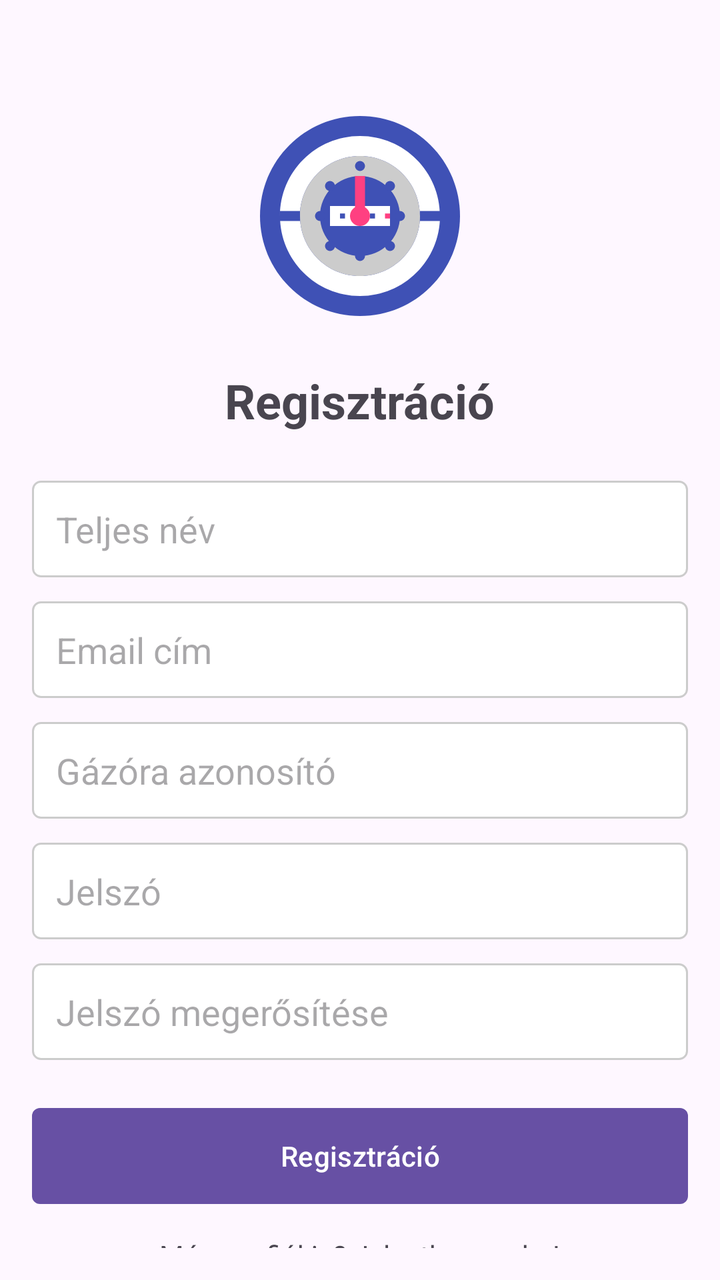
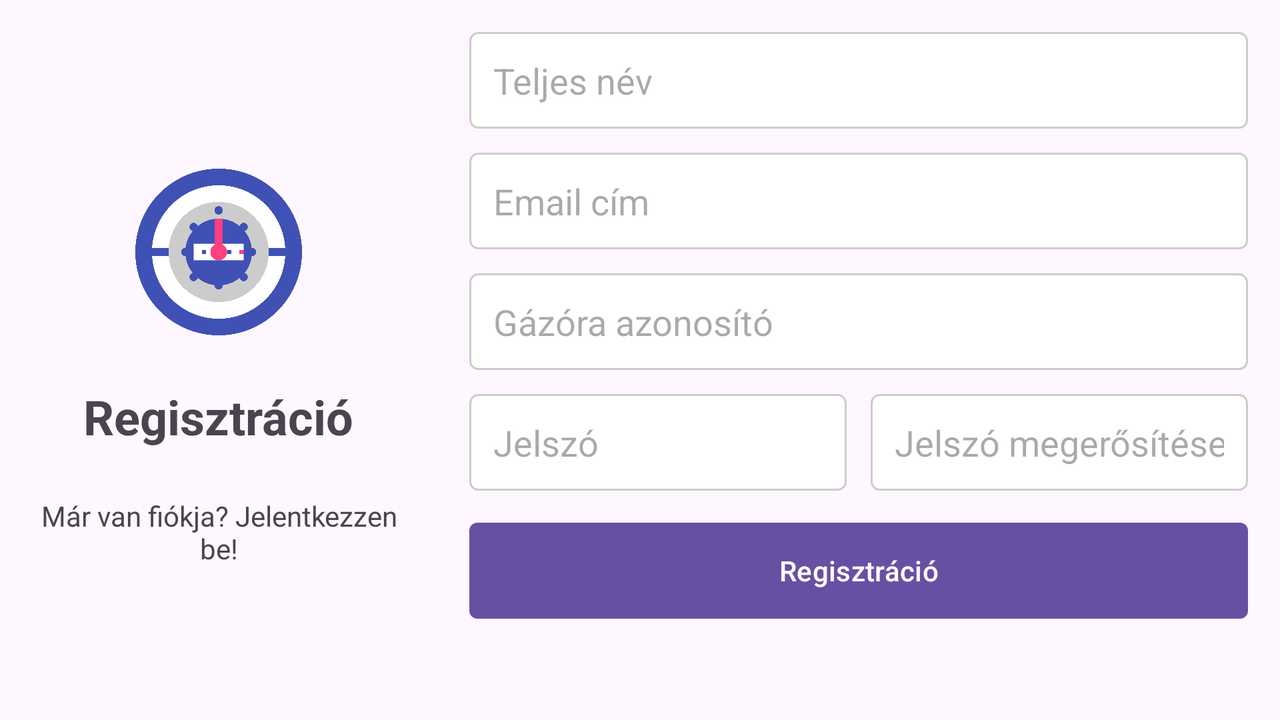

Two renders of one Android screen. The first uses the default layout on a phone; the second uses the alternative layout the repository ships for a different screen configuration, on a matching device. The two XML files are below.
<!-- AndroidManifest.xml: application theme Theme.GazoraBejelentes -->
<!-- res/layout/activity_register.xml -->
<?xml version="1.0" encoding="utf-8"?>
<RelativeLayout xmlns:android="http://schemas.android.com/apk/res/android"
    xmlns:tools="http://schemas.android.com/tools"
    android:layout_width="match_parent"
    android:layout_height="match_parent"
    android:padding="16dp"
    tools:context=".RegisterActivity">

    <ImageView
        android:id="@+id/logo"
        android:layout_width="120dp"
        android:layout_height="120dp"
        android:layout_centerHorizontal="true"
        android:layout_marginTop="32dp"
        android:contentDescription="@string/app_logo"
        android:src="@drawable/ic_logo" />

    <TextView
        android:id="@+id/tvRegisterTitle"
        android:layout_width="wrap_content"
        android:layout_height="wrap_content"
        android:layout_below="@id/logo"
        android:layout_centerHorizontal="true"
        android:layout_marginTop="16dp"
        android:text="@string/register"
        android:textSize="24sp"
        android:textStyle="bold" />

    <EditText
        android:id="@+id/etFullName"
        android:layout_width="match_parent"
        android:layout_height="wrap_content"
        android:layout_below="@id/tvRegisterTitle"
        android:layout_marginTop="24dp"
        android:background="@drawable/edit_text_background"
        android:hint="@string/full_name"
        android:inputType="textPersonName"
        android:padding="12dp" />

    <EditText
        android:id="@+id/etEmail"
        android:layout_width="match_parent"
        android:layout_height="wrap_content"
        android:layout_below="@id/etFullName"
        android:layout_marginTop="12dp"
        android:background="@drawable/edit_text_background"
        android:hint="@string/email"
        android:inputType="textEmailAddress"
        android:padding="12dp" />

    <EditText
        android:id="@+id/etMeterNumber"
        android:layout_width="match_parent"
        android:layout_height="wrap_content"
        android:layout_below="@id/etEmail"
        android:layout_marginTop="12dp"
        android:background="@drawable/edit_text_background"
        android:hint="@string/meter_number"
        android:inputType="text"
        android:padding="12dp" />

    <EditText
        android:id="@+id/etPassword"
        android:layout_width="match_parent"
        android:layout_height="wrap_content"
        android:layout_below="@id/etMeterNumber"
        android:layout_marginTop="12dp"
        android:background="@drawable/edit_text_background"
        android:hint="@string/password"
        android:inputType="textPassword"
        android:padding="12dp" />

    <EditText
        android:id="@+id/etPasswordConfirm"
        android:layout_width="match_parent"
        android:layout_height="wrap_content"
        android:layout_below="@id/etPassword"
        android:layout_marginTop="12dp"
        android:background="@drawable/edit_text_background"
        android:hint="@string/confirm_password"
        android:inputType="textPassword"
        android:padding="12dp" />

    <Button
        android:id="@+id/btnRegister"
        android:layout_width="match_parent"
        android:layout_height="wrap_content"
        android:layout_below="@id/etPasswordConfirm"
        android:layout_marginTop="24dp"
        android:background="@drawable/button_background"
        android:text="@string/register"
        android:textColor="@android:color/white" />

    <TextView
        android:id="@+id/tvLoginPrompt"
        android:layout_width="wrap_content"
        android:layout_height="wrap_content"
        android:layout_below="@id/btnRegister"
        android:layout_centerHorizontal="true"
        android:layout_marginTop="16dp"
        android:text="@string/login_prompt"
        android:textAlignment="center" />

</RelativeLayout>
<!-- resources referenced by this layout -->
<resources>
  <!-- drawable button_background (drawable) -->
  <?xml version="1.0" encoding="utf-8"?>
  <shape xmlns:android="http://schemas.android.com/apk/res/android"
      android:shape="rectangle">
      <solid android:color="@color/buttonColor" />
      <corners android:radius="4dp" />
  </shape>
  <!-- drawable edit_text_background (drawable) -->
  <?xml version="1.0" encoding="utf-8"?>
  <shape xmlns:android="http://schemas.android.com/apk/res/android"
      android:shape="rectangle">
      <solid android:color="@android:color/white" />
      <stroke
          android:width="1dp"
          android:color="@color/editTextBorderColor" />
      <corners android:radius="4dp" />
  </shape>
  <!-- drawable ic_logo: vector/xml drawable (drawable, 2801 chars, omitted) -->
  <string name="app_logo">Alkalmazás logó</string>
  <string name="confirm_password">Jelszó megerősítése</string>
  <string name="email">Email cím</string>
  <string name="full_name">Teljes név</string>
  <string name="login_prompt">Már van fiókja? Jelentkezzen be!</string>
  <string name="meter_number">Gázóra azonosító</string>
  <string name="password">Jelszó</string>
  <string name="register">Regisztráció</string>
  <!-- from res/values-v23/ -->
  <style name="Theme.GazoraBejelentes" parent="Base.Theme.GazoraBejelentes">
          
          <item name="android:navigationBarColor">@android:color/transparent</item>
          <item name="android:statusBarColor">@android:color/transparent</item>
          <item name="android:windowLightStatusBar">?attr/isLightTheme</item>
      </style>
  <color name="buttonColor">#3F51B5</color>
  <color name="editTextBorderColor">#CCCCCC</color>
  <style name="Base.Theme.GazoraBejelentes" parent="Theme.Material3.DayNight.NoActionBar">
          
          
      </style>
</resources>
<!-- res/layout-land/activity_register.xml (the repository's variant of the layout above) -->
<!-- drawn on the phone turned sideways -->
<?xml version="1.0" encoding="utf-8"?>
<ScrollView xmlns:android="http://schemas.android.com/apk/res/android"
    xmlns:tools="http://schemas.android.com/tools"
    android:layout_width="match_parent"
    android:layout_height="match_parent"
    android:fillViewport="true"
    tools:context=".RegisterActivity">

    <LinearLayout
        android:layout_width="match_parent"
        android:layout_height="wrap_content"
        android:orientation="horizontal"
        android:padding="16dp">

        <LinearLayout
            android:layout_width="0dp"
            android:layout_height="match_parent"
            android:layout_weight="1"
            android:gravity="center"
            android:orientation="vertical"
            android:paddingEnd="16dp">

            <ImageView
                android:id="@+id/logo"
                android:layout_width="100dp"
                android:layout_height="100dp"
                android:contentDescription="@string/app_logo"
                android:src="@drawable/ic_logo" />

            <TextView
                android:id="@+id/tvRegisterTitle"
                android:layout_width="wrap_content"
                android:layout_height="wrap_content"
                android:layout_marginTop="16dp"
                android:text="@string/register"
                android:textSize="24sp"
                android:textStyle="bold" />

            <TextView
                android:id="@+id/tvLoginPrompt"
                android:layout_width="wrap_content"
                android:layout_height="wrap_content"
                android:layout_marginTop="24dp"
                android:text="@string/login_prompt"
                android:textAlignment="center" />
        </LinearLayout>

        <LinearLayout
            android:layout_width="0dp"
            android:layout_height="match_parent"
            android:layout_weight="2"
            android:orientation="vertical"
            android:paddingStart="16dp">

            <EditText
                android:id="@+id/etFullName"
                android:layout_width="match_parent"
                android:layout_height="wrap_content"
                android:background="@drawable/edit_text_background"
                android:hint="@string/full_name"
                android:inputType="textPersonName"
                android:padding="12dp" />

            <EditText
                android:id="@+id/etEmail"
                android:layout_width="match_parent"
                android:layout_height="wrap_content"
                android:layout_marginTop="12dp"
                android:background="@drawable/edit_text_background"
                android:hint="@string/email"
                android:inputType="textEmailAddress"
                android:padding="12dp" />

            <EditText
                android:id="@+id/etMeterNumber"
                android:layout_width="match_parent"
                android:layout_height="wrap_content"
                android:layout_marginTop="12dp"
                android:background="@drawable/edit_text_background"
                android:hint="@string/meter_number"
                android:inputType="text"
                android:padding="12dp" />

            <LinearLayout
                android:layout_width="match_parent"
                android:layout_height="wrap_content"
                android:layout_marginTop="12dp"
                android:orientation="horizontal">

                <EditText
                    android:id="@+id/etPassword"
                    android:layout_width="0dp"
                    android:layout_height="wrap_content"
                    android:layout_marginEnd="6dp"
                    android:layout_weight="1"
                    android:background="@drawable/edit_text_background"
                    android:hint="@string/password"
                    android:inputType="textPassword"
                    android:padding="12dp" />

                <EditText
                    android:id="@+id/etPasswordConfirm"
                    android:layout_width="0dp"
                    android:layout_height="wrap_content"
                    android:layout_marginStart="6dp"
                    android:layout_weight="1"
                    android:background="@drawable/edit_text_background"
                    android:hint="@string/confirm_password"
                    android:inputType="textPassword"
                    android:padding="12dp" />
            </LinearLayout>

            <Button
                android:id="@+id/btnRegister"
                android:layout_width="match_parent"
                android:layout_height="wrap_content"
                android:layout_marginTop="16dp"
                android:background="@drawable/button_background"
                android:text="@string/register"
                android:textColor="@android:color/white" />
        </LinearLayout>
    </LinearLayout>
</ScrollView>
